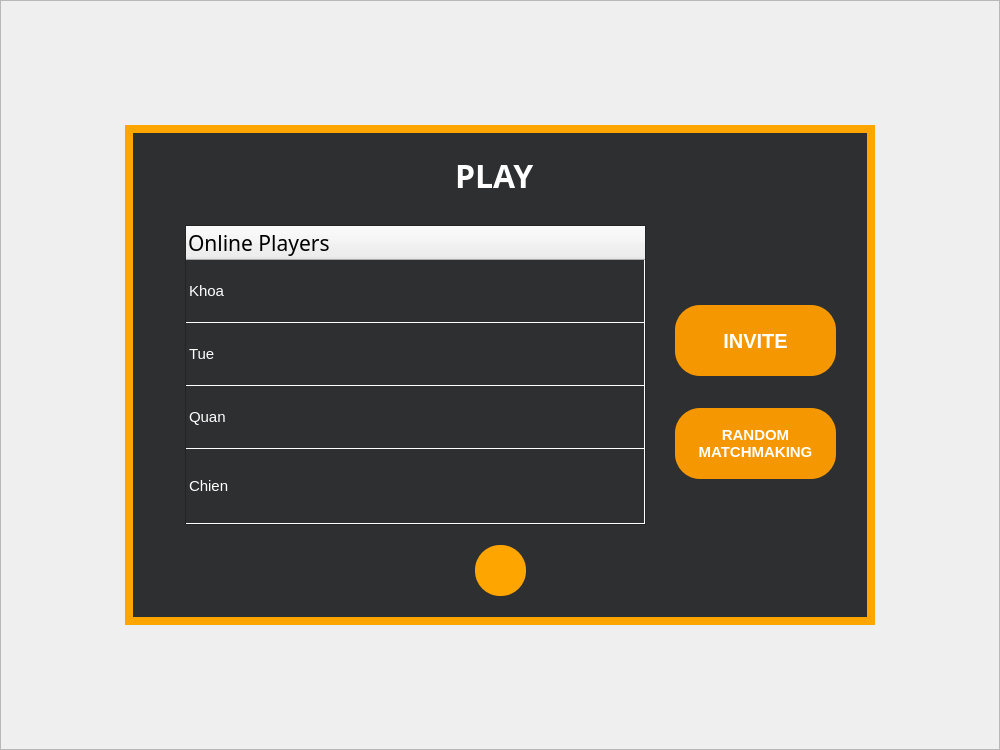
<?xml version="1.0" encoding="UTF-8"?>
<ui version="4.0">
 <class>play</class>
 <widget class="QWidget" name="play">
  <property name="geometry">
   <rect>
    <x>0</x>
    <y>0</y>
    <width>1000</width>
    <height>750</height>
   </rect>
  </property>
  <property name="windowTitle">
   <string>Form</string>
  </property>
  <widget class="QFrame" name="playFrame">
   <property name="geometry">
    <rect>
     <x>125</x>
     <y>125</y>
     <width>750</width>
     <height>500</height>
    </rect>
   </property>
   <property name="autoFillBackground">
    <bool>false</bool>
   </property>
   <property name="styleSheet">
    <string notr="true">QFrame#playFrame {
background-color: rgb(46, 47, 48);
border: 8px solid orange; 
}</string>
   </property>
   <property name="frameShape">
    <enum>QFrame::StyledPanel</enum>
   </property>
   <property name="frameShadow">
    <enum>QFrame::Raised</enum>
   </property>
   <widget class="QTableWidget" name="playView">
    <property name="geometry">
     <rect>
      <x>60</x>
      <y>100</y>
      <width>461</width>
      <height>300</height>
     </rect>
    </property>
    <property name="sizePolicy">
     <sizepolicy hsizetype="Preferred" vsizetype="Preferred">
      <horstretch>0</horstretch>
      <verstretch>0</verstretch>
     </sizepolicy>
    </property>
    <property name="baseSize">
     <size>
      <width>0</width>
      <height>0</height>
     </size>
    </property>
    <property name="layoutDirection">
     <enum>Qt::LeftToRight</enum>
    </property>
    <property name="autoFillBackground">
     <bool>false</bool>
    </property>
    <property name="styleSheet">
     <string notr="true">QTableWidget { 
background-color: #2e2f30;
gridline-color: white;
border: 2px solid #fffff;
color: white

}
QTableWidget::item {
  
}
QHeaderView::section {
gridline-color: white;
}
</string>
    </property>
    <property name="frameShape">
     <enum>QFrame::StyledPanel</enum>
    </property>
    <property name="frameShadow">
     <enum>QFrame::Plain</enum>
    </property>
    <property name="lineWidth">
     <number>2</number>
    </property>
    <property name="verticalScrollBarPolicy">
     <enum>Qt::ScrollBarAsNeeded</enum>
    </property>
    <property name="horizontalScrollBarPolicy">
     <enum>Qt::ScrollBarAlwaysOff</enum>
    </property>
    <property name="sizeAdjustPolicy">
     <enum>QAbstractScrollArea::AdjustToContents</enum>
    </property>
    <property name="editTriggers">
     <set>QAbstractItemView::NoEditTriggers</set>
    </property>
    <property name="selectionMode">
     <enum>QAbstractItemView::NoSelection</enum>
    </property>
    <property name="iconSize">
     <size>
      <width>0</width>
      <height>0</height>
     </size>
    </property>
    <property name="horizontalScrollMode">
     <enum>QAbstractItemView::ScrollPerItem</enum>
    </property>
    <property name="showGrid">
     <bool>true</bool>
    </property>
    <property name="gridStyle">
     <enum>Qt::SolidLine</enum>
    </property>
    <property name="sortingEnabled">
     <bool>false</bool>
    </property>
    <property name="wordWrap">
     <bool>true</bool>
    </property>
    <property name="cornerButtonEnabled">
     <bool>true</bool>
    </property>
    <property name="rowCount">
     <number>4</number>
    </property>
    <property name="columnCount">
     <number>1</number>
    </property>
    <attribute name="horizontalHeaderStretchLastSection">
     <bool>true</bool>
    </attribute>
    <attribute name="verticalHeaderVisible">
     <bool>false</bool>
    </attribute>
    <attribute name="verticalHeaderCascadingSectionResizes">
     <bool>false</bool>
    </attribute>
    <attribute name="verticalHeaderDefaultSectionSize">
     <number>63</number>
    </attribute>
    <attribute name="verticalHeaderShowSortIndicator" stdset="0">
     <bool>false</bool>
    </attribute>
    <attribute name="verticalHeaderStretchLastSection">
     <bool>true</bool>
    </attribute>
    <row/>
    <row/>
    <row/>
    <row/>
    <column>
     <property name="text">
      <string>Online Players</string>
     </property>
     <property name="font">
      <font>
       <family>Segoe UI Semibold</family>
       <pointsize>16</pointsize>
       <italic>false</italic>
       <underline>false</underline>
       <strikeout>false</strikeout>
       <kerning>true</kerning>
       <fontweight>DemiBold</fontweight>
      </font>
     </property>
     <property name="textAlignment">
      <set>AlignLeading|AlignVCenter</set>
     </property>
     <property name="background">
      <color>
       <red>78</red>
       <green>79</green>
       <blue>80</blue>
      </color>
     </property>
    </column>
    <item row="0" column="0">
     <property name="text">
      <string>Khoa</string>
     </property>
     <property name="font">
      <font>
       <pointsize>11</pointsize>
      </font>
     </property>
    </item>
    <item row="1" column="0">
     <property name="text">
      <string>Tue</string>
     </property>
     <property name="font">
      <font>
       <pointsize>11</pointsize>
      </font>
     </property>
    </item>
    <item row="2" column="0">
     <property name="text">
      <string>Quan</string>
     </property>
     <property name="font">
      <font>
       <pointsize>11</pointsize>
      </font>
     </property>
    </item>
    <item row="3" column="0">
     <property name="text">
      <string>Chien</string>
     </property>
     <property name="font">
      <font>
       <pointsize>11</pointsize>
      </font>
     </property>
    </item>
   </widget>
   <widget class="QLabel" name="label">
    <property name="geometry">
     <rect>
      <x>330</x>
      <y>10</y>
      <width>91</width>
      <height>80</height>
     </rect>
    </property>
    <property name="sizePolicy">
     <sizepolicy hsizetype="Preferred" vsizetype="Preferred">
      <horstretch>0</horstretch>
      <verstretch>0</verstretch>
     </sizepolicy>
    </property>
    <property name="font">
     <font>
      <family>Segoe UI Semibold</family>
      <pointsize>24</pointsize>
      <bold>true</bold>
     </font>
    </property>
    <property name="styleSheet">
     <string notr="true">color: white
</string>
    </property>
    <property name="text">
     <string>PLAY</string>
    </property>
   </widget>
   <widget class="QPushButton" name="pushButton">
    <property name="geometry">
     <rect>
      <x>350</x>
      <y>420</y>
      <width>51</width>
      <height>51</height>
     </rect>
    </property>
    <property name="cursor">
     <cursorShape>PointingHandCursor</cursorShape>
    </property>
    <property name="styleSheet">
     <string notr="true">QPushButton { 
background-color: orange; border-radius: 25px; 
}</string>
    </property>
    <property name="text">
     <string/>
    </property>
    <property name="icon">
     <iconset resource="resource.qrc">
      <normaloff>:/home/assets/arrow-left.png</normaloff>:/home/assets/arrow-left.png</iconset>
    </property>
    <property name="iconSize">
     <size>
      <width>30</width>
      <height>55</height>
     </size>
    </property>
   </widget>
   <widget class="QPushButton" name="rdButton">
    <property name="geometry">
     <rect>
      <x>550</x>
      <y>283</y>
      <width>161</width>
      <height>71</height>
     </rect>
    </property>
    <property name="font">
     <font>
      <family>Segoe UI</family>
      <pointsize>11</pointsize>
      <bold>true</bold>
     </font>
    </property>
    <property name="cursor">
     <cursorShape>PointingHandCursor</cursorShape>
    </property>
    <property name="styleSheet">
     <string notr="true">QPushButton { 
background-color: #f59701;
border-radius: 25px; 
color: white;
}</string>
    </property>
    <property name="text">
     <string>RANDOM
MATCHMAKING</string>
    </property>
    <property name="iconSize">
     <size>
      <width>30</width>
      <height>55</height>
     </size>
    </property>
   </widget>
   <widget class="QPushButton" name="invButton">
    <property name="geometry">
     <rect>
      <x>550</x>
      <y>180</y>
      <width>161</width>
      <height>71</height>
     </rect>
    </property>
    <property name="font">
     <font>
      <family>Segoe UI</family>
      <pointsize>15</pointsize>
      <bold>true</bold>
     </font>
    </property>
    <property name="cursor">
     <cursorShape>PointingHandCursor</cursorShape>
    </property>
    <property name="styleSheet">
     <string notr="true">QPushButton { 
background-color: #f59701;
border-radius: 25px; 
color: white;
}</string>
    </property>
    <property name="text">
     <string>INVITE</string>
    </property>
    <property name="iconSize">
     <size>
      <width>30</width>
      <height>55</height>
     </size>
    </property>
   </widget>
  </widget>
  <widget class="QFrame" name="frame">
   <property name="geometry">
    <rect>
     <x>0</x>
     <y>0</y>
     <width>1000</width>
     <height>750</height>
    </rect>
   </property>
   <property name="styleSheet">
    <string notr="true">background-image: url(:/home/assets/home.jpg);</string>
   </property>
   <property name="frameShape">
    <enum>QFrame::StyledPanel</enum>
   </property>
   <property name="frameShadow">
    <enum>QFrame::Raised</enum>
   </property>
  </widget>
  <zorder>frame</zorder>
  <zorder>playFrame</zorder>
 </widget>
 <resources>
  <include location="resource.qrc"/>
 </resources>
 <connections/>
</ui>
